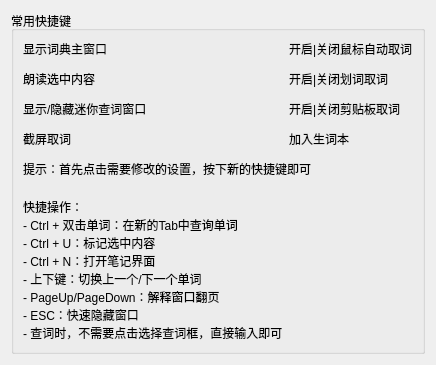
         <widget class="QWidget" name="page_5">
          <layout class="QGridLayout" name="gridLayout_21">
           <item row="0" column="0">
            <widget class="QGroupBox" name="groupBox_11">
             <property name="title">
              <string>常用快捷键</string>
             </property>
             <layout class="QGridLayout" name="gridLayout_20">
              <item row="0" column="0">
               <layout class="QVBoxLayout" name="verticalLayout_2">
                <item>
                 <widget class="QLabel" name="label_21">
                  <property name="text">
                   <string>显示词典主窗口</string>
                  </property>
                 </widget>
                </item>
                <item>
                 <widget class="EudicKeySequenceEdit" name="hotkeyShowMain" native="true"/>
                </item>
               </layout>
              </item>
              <item row="0" column="1">
               <layout class="QVBoxLayout" name="verticalLayout_3">
                <item>
                 <widget class="QLabel" name="label_22">
                  <property name="text">
                   <string>开启|关闭鼠标自动取词</string>
                  </property>
                 </widget>
                </item>
                <item>
                 <widget class="EudicKeySequenceEdit" name="hokeyToggleCapture" native="true"/>
                </item>
               </layout>
              </item>
              <item row="1" column="0">
               <layout class="QVBoxLayout" name="verticalLayout_4">
                <item>
                 <widget class="QLabel" name="label_23">
                  <property name="text">
                   <string>朗读选中内容</string>
                  </property>
                 </widget>
                </item>
                <item>
                 <widget class="EudicKeySequenceEdit" name="hotkeySpeak" native="true"/>
                </item>
               </layout>
              </item>
              <item row="1" column="1">
               <layout class="QVBoxLayout" name="verticalLayout_7">
                <item>
                 <widget class="QLabel" name="label_30">
                  <property name="text">
                   <string>开启|关闭划词取词</string>
                  </property>
                 </widget>
                </item>
                <item>
                 <widget class="EudicKeySequenceEdit" name="hokeyToggleSelection" native="true"/>
                </item>
               </layout>
              </item>
              <item row="2" column="0">
               <layout class="QVBoxLayout" name="verticalLayout_6">
                <item>
                 <widget class="QLabel" name="label_26">
                  <property name="text">
                   <string>显示/隐藏迷你查词窗口</string>
                  </property>
                 </widget>
                </item>
                <item>
                 <widget class="EudicKeySequenceEdit" name="hotkeyShowHideMiniWindow" native="true"/>
                </item>
               </layout>
              </item>
              <item row="2" column="1">
               <layout class="QVBoxLayout" name="verticalLayout_10">
                <item>
                 <widget class="QLabel" name="label_90">
                  <property name="text">
                   <string>开启|关闭剪贴板取词</string>
                  </property>
                 </widget>
                </item>
                <item>
                 <widget class="EudicKeySequenceEdit" name="hokeyToggleClipboard" native="true"/>
                </item>
               </layout>
              </item>
              <item row="3" column="0">
               <layout class="QVBoxLayout" name="verticalLayout_8">
                <item>
                 <widget class="QLabel" name="label_28">
                  <property name="text">
                   <string>截屏取词</string>
                  </property>
                 </widget>
                </item>
                <item>
                 <widget class="EudicKeySequenceEdit" name="hotkeySnipCapture" native="true"/>
                </item>
               </layout>
              </item>
              <item row="3" column="1">
               <layout class="QVBoxLayout" name="verticalLayout_5">
                <item>
                 <widget class="QLabel" name="label_24">
                  <property name="text">
                   <string>加入生词本</string>
                  </property>
                 </widget>
                </item>
                <item>
                 <widget class="EudicKeySequenceEdit" name="hotkeyAddStudy" native="true"/>
                </item>
               </layout>
              </item>
              <item row="4" column="0" colspan="2">
               <widget class="QLabel" name="label_25">
                <property name="text">
                 <string>提示：首先点击需要修改的设置，按下新的快捷键即可</string>
                </property>
               </widget>
              </item>
              <item row="5" column="0">
               <widget class="QLabel" name="label_16">
                <property name="text">
                 <string>&lt;html&gt;&lt;head/&gt;&lt;body&gt;&lt;p&gt;&lt;br/&gt;快捷操作：&lt;br/&gt;- Ctrl + 双击单词：在新的Tab中查询单词&lt;br/&gt;- Ctrl + U：标记选中内容&lt;br/&gt;- Ctrl + N：打开笔记界面&lt;br/&gt;- 上下键：切换上一个/下一个单词&lt;br/&gt;- PageUp/PageDown：解释窗口翻页&lt;br/&gt;- ESC：快速隐藏窗口&lt;br/&gt;- 查词时，不需要点击选择查词框，直接输入即可&lt;/p&gt;&lt;/body&gt;&lt;/html&gt;</string>
                </property>
               </widget>
              </item>
             </layout>
            </widget>
           </item>
           <item row="2" column="0">
            <spacer name="verticalSpacer_5">
             <property name="orientation">
              <enum>Qt::Vertical</enum>
             </property>
             <property name="sizeHint" stdset="0">
              <size>
               <width>20</width>
               <height>0</height>
              </size>
             </property>
            </spacer>
           </item>
          </layout>
         </widget>
